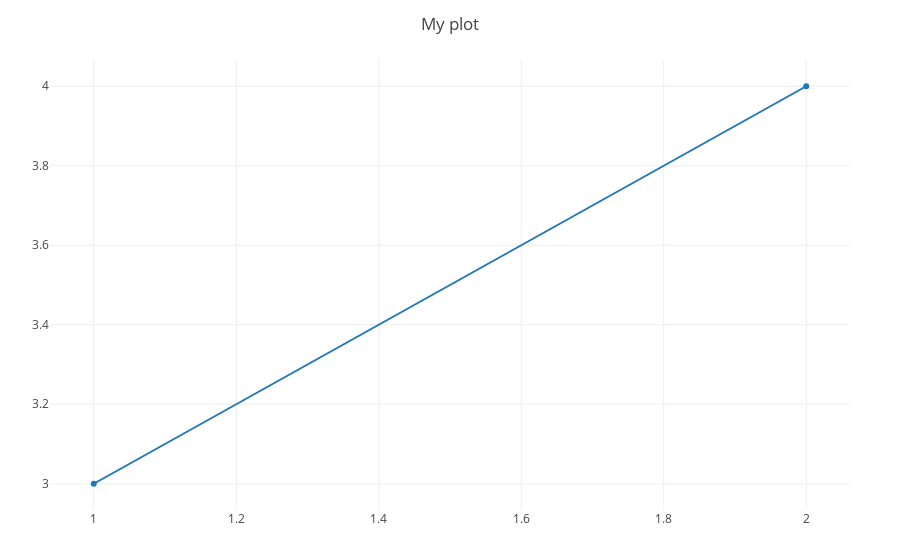

The notebook cell this image was saved under:
### Code cell
my_plot = plot([scatter(x=[1,2], y=[3,4])], Layout(title="My plot"))

### Figure 1 — Plotly figure (JSON) as saved in the notebook; plotly's stock layout.template omitted (floating-point values rounded to 4 significant figures)
{"data": [{"type": "scatter", "x": [1, 2], "y": [3, 4]}], "layout": {"autosize": true, "margin": {"b": 50, "l": 50, "r": 50, "t": 60}, "title": {"text": "My plot"}, "xaxis": {"autorange": true, "range": [0.9407, 2.059], "type": "linear"}, "yaxis": {"autorange": true, "range": [2.932, 4.068], "type": "linear"}}}
